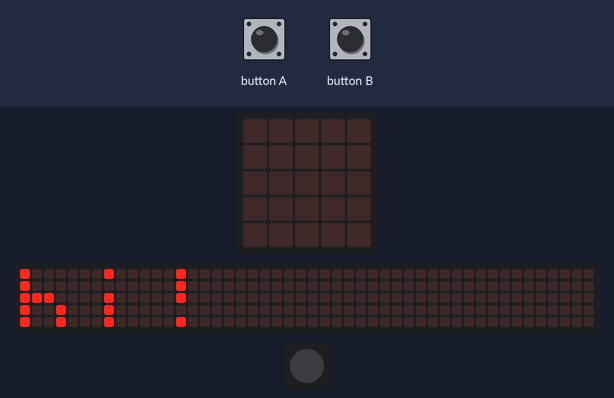
A program run on a simulated Calliope mini (MakeCode). Parts: the board's 5×5 LED display, a strip that is not on the board, showing the scrolling text unrolled, 1 RGB LEDs in strip order, left to right. Inputs (shaded band) come from the test bench. The 48×5 strip is a reading aid, not a part: it shows the text the display is scrolling, unrolled, one strip-width of it at a time.

Above: at 2.9 s.
4.9 s: button A pressed for 0.15 s
At 6.2 s:
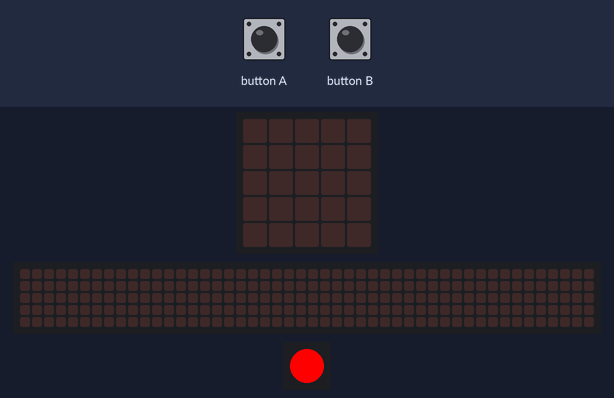
6.5 s: button B pressed for 0.15 s
At 7.4 s:
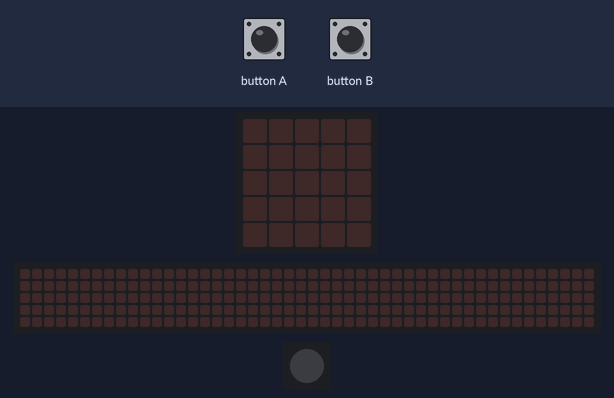
Timing chart, 0 to 9.5 s (numbered marks = the images above; inputs shaded):
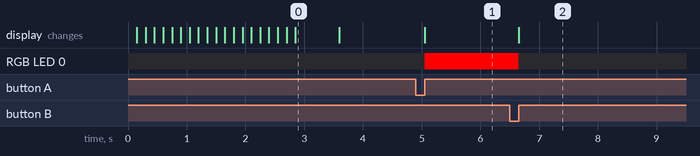

The program:

main.ts
```typescript
input.onButtonEvent(Button.A, input.buttonEventClick(), function () {
    basic.setLedColor(0xff0000)
})
input.onButtonEvent(Button.B, input.buttonEventClick(), function () {
    basic.turnRgbLedOff()
})
basic.showString("hi!")
basic.forever(function () {

})
```

test.ts
```typescript
// Hier kann man Tests durchführen; diese Datei wird nicht kompiliert, wenn dieses Paket als Erweiterung verwendet wird.
```

Measured:
- after the input at 4.9 s, RGB LED 0: off → RGB(255, 0, 0) after 0.15 s
- after the input at 6.5 s, RGB LED 0: RGB(255, 0, 0) → off after 0.15 s
- what the display in image 0 shows lasts 0.7 s, from 2.9 s to 3.6 s
